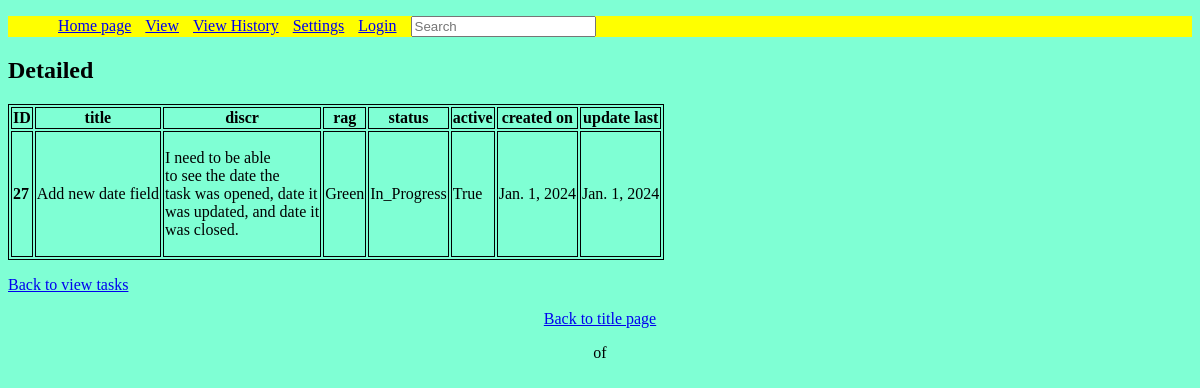
The page /view/detail/27/ on the database its author committed.
### taskmanager/models.py (models this page shows, shortened)
class Task(models.Model):
    title = models.CharField(max_length=255)
    discr = models.CharField(max_length=255)
    rag = models.CharField(max_length=255)
    status = models.CharField(max_length=255)
    active = models.BooleanField(default=True)
    created_on = models.DateField(auto_now_add=True)
    update_last = models.DateField(auto_now=True)

### taskmanager/views.py (the view)
# urls.py: path("view/detail/<pk>/", views.TaskDetailView.as_view(), name="detail"),
class TaskDetailView(ContextDataMixim, generic.DetailView):
    model = Task
    title = "Detailed"
    template_name = "task_detail.html"
    context_object_name = "task"

### my_task_manager/custom_filters.py (called while the page is built)
@register.filter(name="add_line_breaks")
def add_line_breaks(inputted, line_break_num):
    words = inputted.split()
    result = []
    for i, word in enumerate(words, start=1):
        result.append(word)
        if i % line_break_num == 0 and i != len(words):
            result.append("\n")
    result = " ".join(result)
    return result

### taskmanager/forms.py (called while the page is built)
    def form_type(self):
        field_types = {}
        for field_name in self.base_fields.items():
            fields = self.base_fields[field_name[0]]
            field_types[field_name] = type(fields)
        return field_types

### taskmanager/views.py (called while the page is built)
    def get_context_data(self, **kwargs: Any) -> dict[str, Any]:
        context = super().get_context_data(**kwargs)
        context["fields"] = Task._meta.fields
        context["title"] = self.title
        context["user"] = User.objects.all()
        order_by_param = self.request.GET.get("order_by")
        if order_by_param:
            context["filter"] = Task.objects.order_by(order_by_param)
        else:
            context["filter"] = Task.objects.all()
        context["status_choices"] = TaskForm.status_choices
        context["active_choices"] = TaskForm.active_choices
        context["field_form_type"] = TaskForm().form_type()
        return context

### taskmanager/templates/task_detail.html
{% extends 'base_layout.html' %}
{% load static %}

### taskmanager/templates/base_layout.html (shortened to what this page needs)
{% load static %}{% load mytags %}
<!DOCTYPE html>
<html>
{% block head %}
<head>
    <head>
    <link rel="stylesheet" href="{% static 'mainstatic.css' %}">
</head>
<div class="top">
    <ul>
        <li><a href="{% url 'main' %}">Home page</a></li>
        <li><a href="{% url 'view_tasks' %}">View</a></li>
        <li><a href="{% url 'view_history'%}">View History</a></li>
        <li><a href="{% url 'settings' %}">Settings</a></li>
        {% if user.is_authenticated %}
            <li><a href="{% url 'logout' %}">Logout</a></li>
            <li><a href="">Logged in as {{user}}</a></li>
        {% else %}
            <li><a href="{% url 'login' %}">Login</a></li>
        {% endif %}
        <li><a>
            <form action="{% url 'search' %}" method="GET">
                <input type="text" name="lookup" value="{{ request.GET.lookup }}" placeholder="Search">
            </form>
        </a>
        </li>
    </ul>
</div>
{% endblock %}
{% block content %}
<body>
    </body>
{% endblock %}
{% block table %}
    <h2>{{title}}</h2>
    <table>
    <tr>{% for field in fields %}<th>{{ field.verbose_name }}</th>{% endfor %}</tr>
    <tr>
        <td><b>{{ task.id }}</b></td>
        <td>{{ task.title|capfirst|add_line_breaks:5|linebreaks }}</td>
        <td>{{ task.discr|capfirst|add_line_breaks:5|linebreaks }}</td>
        <td>{{ task.rag|capfirst }}</td>
        <td>{{ task.status|capfirst }}</td>
        <td>{{ task.active|capfirst }}</td>
        <td>{{ task.created_on}}</td>
        <td>{{ task.update_last }}</td>
    </tr>
    </table>
    <p><a href="/view">Back to view tasks</a></p>
{% endblock %}
{% block pagin %}
<div class='pagination-container'>
<p><a href="{% url 'main' %}">Back to title page</a></p>
    <div class="pagination">
        <span class="step-links">
            <span class="current">
                <p>{{page_obj.number}} of {{page_obj.paginator.num_pages}}</p>
            </span>
        </span>
    </div>
{% endblock %}
</html>

### taskmanager/static/mainstatic.css (style rules this page uses)
body { background-color: aquamarine; }
.top ul { background-color: yellow; }
.top ul li { display: inline-block; margin-left: 10px; list-style-type: none; }
table, th, td { border: 1px solid black; }
.pagination-container { text-align: center; }

### rows shown on the page
Task: id "27", title|add_line_breaks "Add new date field", discr|add_line_breaks "I need to be able to see the date the task was opened, date it was updated, and date it was closed.", rag "Green", status "In_Progress", active "True", created_on "Jan. 1, 2024", update_last "Jan. 1, 2024"

### other values the page prints
{{ title }} "Detailed"
{{ field.verbose_name }} "ID" "title" "discr" "rag" "status" "active" "created on" "update last"
